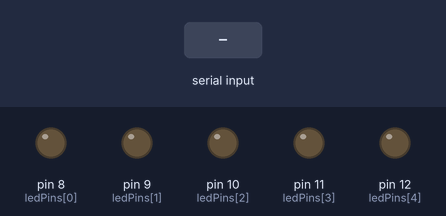
The sketch below on a simulated Arduino Uno, built with avr-gcc and run on an emulated ATmega328P. Shown: output pins drawn as LEDs (lit = HIGH). Inputs (shaded band) come from the test bench.

Above: at 1.2 s.
1.3 s: "90,45\n" received over Serial
At 1.6 s:
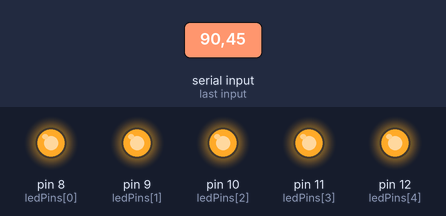
Timing chart, 0 to 4.3 s (numbered marks = the images above; inputs shaded):
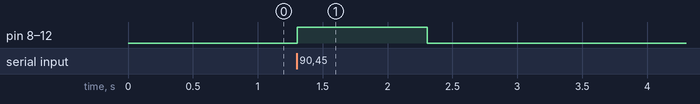

The sketch:

Aurdino_code.ino
```cpp
const int ledPins[] = { 8, 9, 10,11,12};  // Replace with your LED pin numbers
const int numLeds = sizeof(ledPins) / sizeof(ledPins[0]);
void setup() {
  Serial.begin(9600);
  for (int i = 0; i < numLeds; i++) {
    pinMode(ledPins[i], OUTPUT);
  }
}
void loop() {
  if (Serial.available() > 0) {
    int fingers_up = Serial.parseInt();
    for (int i = 0; i < numLeds; i++) {
      if (i < fingers_up) {
        digitalWrite(ledPins[i], HIGH);
      } else {
        digitalWrite(ledPins[i], LOW);
      }
    }
  }
}
```

Measured:
- after the input at 1.3 s, pin 8 (ledPins[0]), pin 9 (ledPins[1]), pin 10 (ledPins[2]), pin 11 (ledPins[3]), pin 12 (ledPins[4]): LOW → HIGH at once, → LOW 1.0 s later
